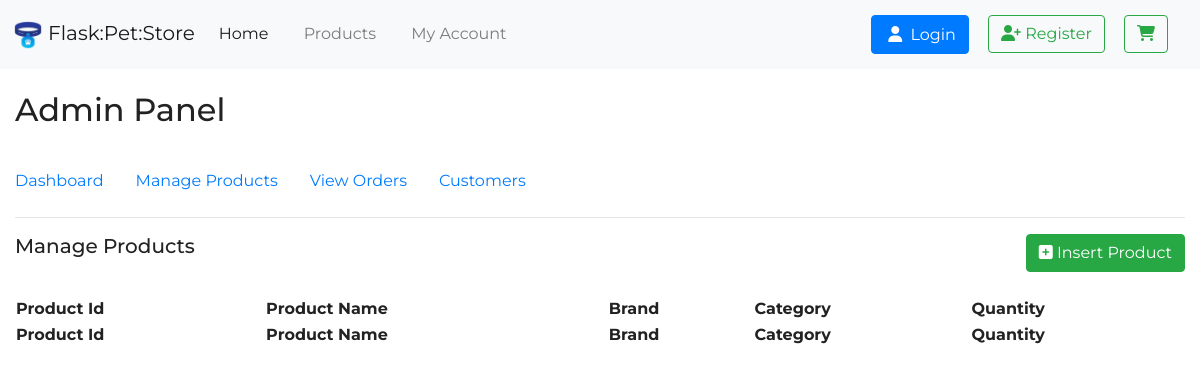
/admin/products, run on an earlier commit of the app's database.
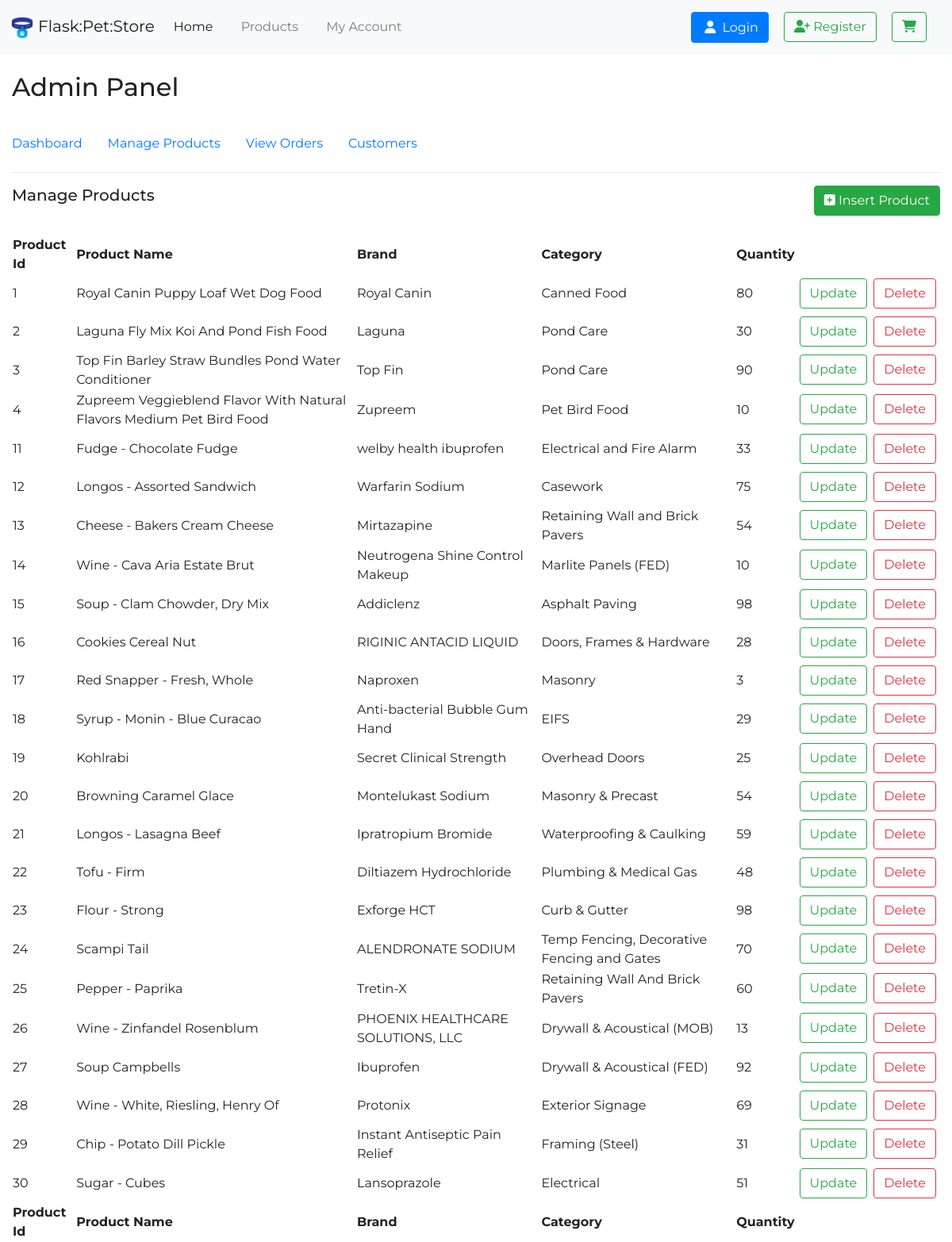
And on a later commit of the database.
### flask_pet_store/models.py (models this page shows, shortened)
class Product(db.Model):
    id = db.Column(
        db.Integer(), primary_key=True
    )
    _name = db.Column(
        'name', db.String(length=60), nullable=False
    )
    _brand = db.Column(
        'brand', db.String(length=60), nullable=False
    )
    _category = db.Column(
        'category', db.String(length=30), nullable=False
    )
    product_image = db.Column(
        db.String(length=150), nullable=True
    )
    quantity = db.Column(
        db.Integer(), nullable=False
    )
    description = db.Column(
        db.String(length=350), nullable=False
    )
    @hybrid_property
    def name(self):
        return self._name
    @name.setter
    def name(self, entered_name):
        self._name = entered_name.strip().title()
    @hybrid_property
    def brand(self):
        return self._brand
    @brand.setter
    def brand(self, entered_brand):
        self._brand = entered_brand.strip().title()
    @hybrid_property
    def category(self):
        return self._category
    @category.setter
    def category(self, entered_category):
        self._category = entered_category.strip().title()

### flask_pet_store/admin/routes.py (the view, shortened to what this page needs)
@admin_blueprint.route('/products', methods=['GET', 'POST'])
def manage_products():
    if request.method == "GET":
        delete_form = ProductDeleteForm()
        products = Product.query.all()
        return render_template('admin/products.html', products=products, delete_form=delete_form)

### flask_pet_store/admin/templates/admin/products.html (shortened to what this page needs)
{% extends 'admin/index.html' %}
{% block admin_content %}
    <div class="d-flex justify-content-between">
        <h5>Manage Products</h5>
        <a class="btn btn-success" href="{{ url_for('admin.upsert_product', prodId=0) }}"><i
                class="fas fa-plus-square"></i>&nbsp;Insert Product</a>
    </div>
    <br>
    <table id="products-table" class="display" style="width:100%">
        <thead>
        <tr>
            <th>Product Id</th>
            <th>Product Name</th>
            <th>Brand</th>
            <th>Category</th>
            <th>Quantity</th>
            <th></th>
        </tr>
        </thead>
        <tbody>
        {% for product in products %}
            <tr>
                <td>{{ product.id }}</td>
                <td>{{ product.name }}</td>
                <td>{{ product.brand }}</td>
                <td>{{ product.category }}</td>
                <td>{{ product.quantity }}</td>
                <td class="d-flex justify-content-center">
                    <a class="btn btn-outline-success m-1"
                       href="{{ url_for('admin.upsert_product', prodId=product.id) }}">Update</a>
                    <button class="btn btn-outline-danger m-1" data-toggle="modal"
                            data-target="#productDeleteModal-{{ product.id }}">Delete
                    </button>
                </td>
            </tr>
        {% endfor %}
        </tbody>
        <tfoot>
        <tr>
            <th>Product Id</th>
            <th>Product Name</th>
            <th>Brand</th>
            <th>Category</th>
            <th>Quantity</th>
            <th></th>
        </tr>
        </tfoot>
    </table>
{% endblock %}

### flask_pet_store/admin/templates/admin/index.html (shortened to what this page needs)
{% extends 'layout.html' %}
{% block styles %}
    <link rel="stylesheet" href="https://cdn.datatables.net/1.10.24/css/jquery.dataTables.min.css">
{% endblock %}
{% block content %}
    <div class="container-fluid">
        <br>
        <h2>Admin Panel</h2>
        <br>
        <ul class="nav flex-row admin-nav">
            <li class="nav-item">
                <a class="nav-link" href="{{ url_for('admin.index') }}">Dashboard</a>
            </li>
            <li class="nav-item">
                <a class="nav-link" href="{{ url_for('admin.manage_products') }}">Manage Products</a>
            </li>
            <li class="nav-item">
                <a class="nav-link" href="#">View Orders</a>
            </li>
            <li class="nav-item">
                <a class="nav-link" href="#">Customers</a>
            </li>
        </ul>
        <hr>
        {% block admin_content %} {% endblock %}
    </div>
{% endblock %}

### flask_pet_store/templates/layout.html (shortened to what this page needs)
<!doctype html>
<html lang="en">
<head>
    <link rel="stylesheet" href="https://cdn.jsdelivr.net/npm/bootstrap@4.6.0/dist/css/bootstrap.min.css"
>
    <link rel="stylesheet" href="{{ url_for('static', filename='css/styles.css') }}">
    {% block styles %} {% endblock %}
</head>
<body>
<header>
    <nav class="navbar fixed-top navbar-expand-lg navbar-light bg-light">
        <a class="navbar-brand" href="{{ url_for('home_page') }}">
            <img src="{{ url_for('static', filename='img/logo.png') }}" width="30" height="30"
                 alt="Flask Pet Store logo">
            Flask:Pet:Store
        </a>
        <div class="collapse navbar-collapse" id="navbarSupportedContent">
            <ul class="navbar-nav mr-auto">
                <li class="nav-item active">
                    <a class="nav-link" href="{{ url_for('home_page') }}">Home<span class="sr-only">(current)</span></a>
                </li>
                <li class="nav-item">
                    <a class="nav-link" href="{{ url_for('products.index') }}">Products</a>
                </li>
                <li class="nav-item">
                    <a class="nav-link" href="{{ url_for('customer.index') }}">My Account</a>
                </li>
            </ul>
            <ul class="navbar-nav">
                {% if current_user.is_authenticated %}
                    <li class="nav-item">
                        <a class="nav-link">
                            Welcome, <strong>{{ current_user.first_name }}</strong>
                        </a>
                    </li>
                    <li class="nav-item">
                        <a class="btn btn-primary" href="{{ url_for('customer.logout') }}">
                            <i class="fas fa-sign-out-alt"></i>
                            Logout
                        </a>
                    </li>
                {% else %}
                    <li class="nav-item">
                        <a class="btn btn-primary" href="{{ url_for('customer.login') }}">
                            <i class="fas fa-user p-1"></i>
                            Login
                        </a>
                    </li>
                    <li class="nav-item">
                        <a class="btn btn-outline-success" href="{{ url_for('customer.register') }}">
                            <i class="fas fa-user-plus"></i>
                            Register
                        </a>
                    </li>
                {% endif %}
                <li class="nav-item">
                    <a class="btn btn-outline-success">
                        <i class="fas fa-shopping-cart"></i>
                    </a>
                </li>
            </ul>
        </div>
    </nav>
</header>
<main>
    {% block content %} {% endblock %}
</main>
</body>
</html>

### flask_pet_store/static/css/styles.css (style rules this page uses)
html, body { height: 100%; width: 100%; font-family: 'Montserrat', serif; color: #222; }
main { margin-top: 67px; }
.navbar { padding: 0.8rem; }
.navbar-nav li { padding-right: 1.2rem; }
.navbar-nav .btn { margin-top: 2px; margin-bottom: 2px; }
.admin-nav .nav-item .nav-link { padding-left: 0; padding-right: 32px; }

What changed in the data, as far as the page shows it:
added Product: id "1", name "Royal Canin Puppy Loaf Wet Dog Food", brand "Royal Canin", category "Canned Food", quantity "80"
added Product: id "2", name "Laguna Fly Mix Koi And Pond Fish Food", brand "Laguna", category "Pond Care", quantity "30"
added Product: id "3", name "Top Fin Barley Straw Bundles Pond Water Conditioner", brand "Top Fin", category "Pond Care", quantity "90"
added Product: id "4", name "Zupreem Veggieblend Flavor With Natural Flavors Medium Pet Bird Food", brand "Zupreem", category "Pet Bird Food", quantity "10"
added Product: id "11", name "Fudge - Chocolate Fudge", brand "welby health ibuprofen", category "Electrical and Fire Alarm", quantity "33"
added Product: id "12", name "Longos - Assorted Sandwich", brand "Warfarin Sodium", category "Casework", quantity "75"
added Product: id "13", name "Cheese - Bakers Cream Cheese", brand "Mirtazapine", category "Retaining Wall and Brick Pavers", quantity "54"
added Product: id "14", name "Wine - Cava Aria Estate Brut", brand "Neutrogena Shine Control Makeup", category "Marlite Panels (FED)", quantity "10"
added Product: id "15", name "Soup - Clam Chowder, Dry Mix", brand "Addiclenz", category "Asphalt Paving", quantity "98"
added Product: id "16", name "Cookies Cereal Nut", brand "RIGINIC ANTACID LIQUID", category "Doors, Frames & Hardware", quantity "28"
added Product: id "17", name "Red Snapper - Fresh, Whole", brand "Naproxen", category "Masonry", quantity "3"
added Product: id "18", name "Syrup - Monin - Blue Curacao", brand "Anti-bacterial Bubble Gum Hand", category "EIFS", quantity "29"
added Product: id "19", name "Kohlrabi", brand "Secret Clinical Strength", category "Overhead Doors", quantity "25"
added Product: id "20", name "Browning Caramel Glace", brand "Montelukast Sodium", category "Masonry & Precast", quantity "54"
added Product: id "21", name "Longos - Lasagna Beef", brand "Ipratropium Bromide", category "Waterproofing & Caulking", quantity "59"
added Product: id "22", name "Tofu - Firm", brand "Diltiazem Hydrochloride", category "Plumbing & Medical Gas", quantity "48"
added Product: id "23", name "Flour - Strong", brand "Exforge HCT", category "Curb & Gutter", quantity "98"
added Product: id "24", name "Scampi Tail", brand "ALENDRONATE SODIUM", category "Temp Fencing, Decorative Fencing and Gates", quantity "70"
added Product: id "25", name "Pepper - Paprika", brand "Tretin-X", category "Retaining Wall And Brick Pavers", quantity "60"
added Product: id "26", name "Wine - Zinfandel Rosenblum", brand "PHOENIX HEALTHCARE SOLUTIONS, LLC", category "Drywall & Acoustical (MOB)", quantity "13"
added Product: id "27", name "Soup Campbells", brand "Ibuprofen", category "Drywall & Acoustical (FED)", quantity "92"
added Product: id "28", name "Wine - White, Riesling, Henry Of", brand "Protonix", category "Exterior Signage", quantity "69"
added Product: id "29", name "Chip - Potato Dill Pickle", brand "Instant Antiseptic Pain Relief", category "Framing (Steel)", quantity "31"
added Product: id "30", name "Sugar - Cubes", brand "Lansoprazole", category "Electrical", quantity "51"
